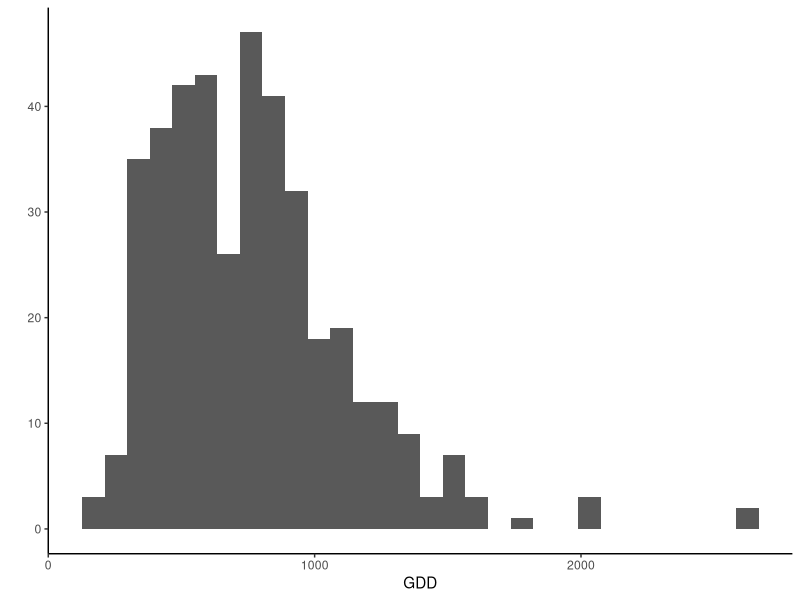
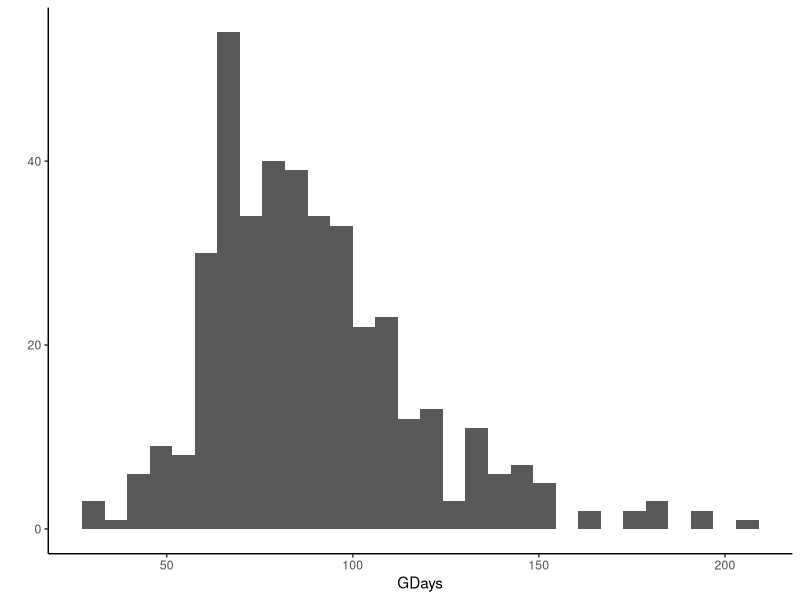
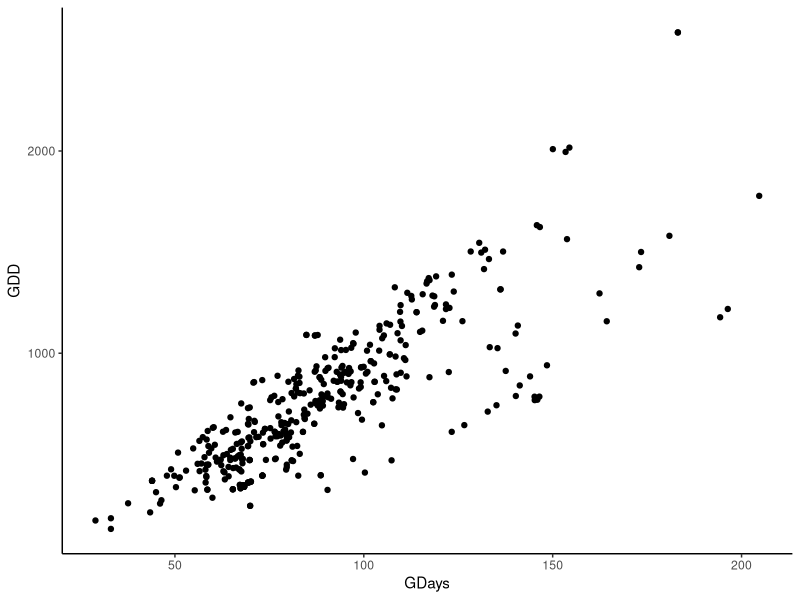
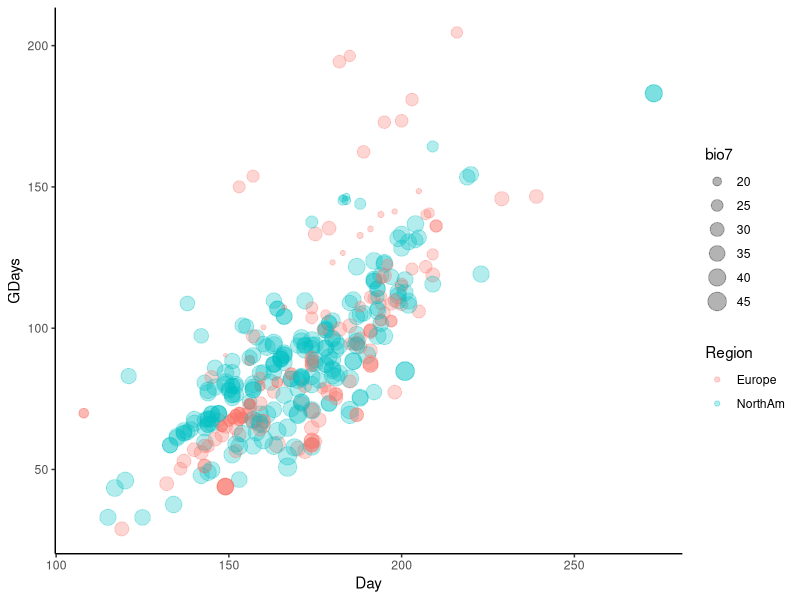
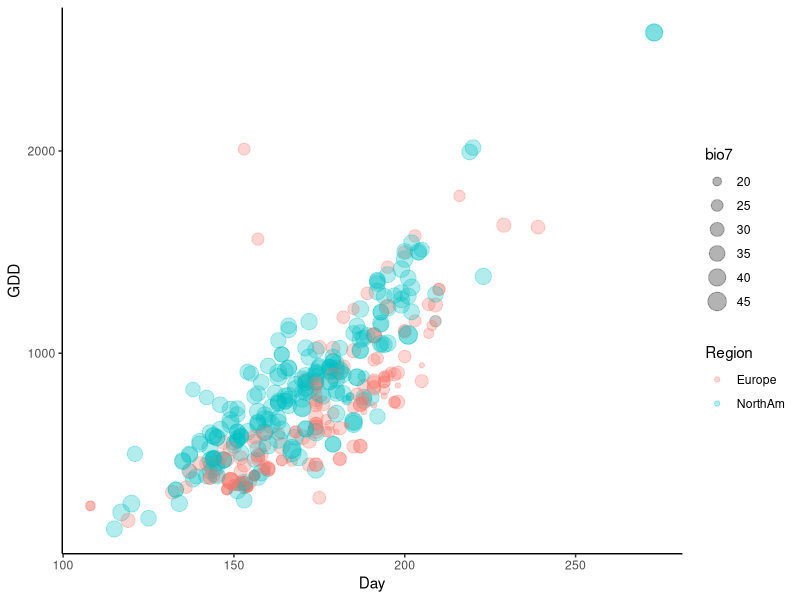

Write R code to recreate these figures, in order. (Note: this script raises an error after producing the figures.)
############################################
## This script briefly explores Growing Degree days data

##############################
## Load functions
##############################
library(ggplot2)
library(gridExtra)

##############################
## Load data
##############################
PopData<-read.csv("Population_Means_wClimate_wGDD.csv")

##############################
## Explore effect of GDD on population means
##############################
# Check normality
qplot(GDD,data=PopData)+theme_classic()
qplot(GDays,data=PopData)+theme_classic()

# How similar are GDD and GDays (i.e. days with avg temps > Tbase? 
qplot(GDays,GDD,data=PopData)+theme_classic()

### Check GDD vs. Day of sampling and season length
png("ClimateCompare/GDD_Day_bio7.png",width=9,height=6,units="in",res=200)
  qplot(x=Day,y=GDD,size=bio7,colour=Region,data=PopData,alpha=I(0.3))+theme_classic()
dev.off()
qplot(x=Day,y=GDays,size=bio7,colour=Region,data=PopData,alpha=I(0.3))+theme_classic()

### Effects on Rosette counts, Proportion and size
RosPlt<-qplot(x=GDD,RosRatio,colour=Region,data=PopData,alpha=I(0.8))+theme_classic()+geom_smooth()
m1<-anova(lm(RosRatio~GDD*Region,PopData))
RosPlt<-RosPlt+geom_text(aes(x=100,y=7.5,label=paste0("P=",round(m1[1,"Pr(>F)"],3))),colour="black")

DensPlt<-qplot(x=GDD,log(RosDens+1),colour=Region,data=PopData,alpha=I(0.8))+theme_classic()+geom_smooth()
m2<-anova(lm(log(RosDens+1)~GDD*Region,PopData))
DensPlt<-DensPlt+geom_text(aes(x=100,y=6,label=paste0("P=",round(m2[1,"Pr(>F)"],3))),colour="black")

RatPlt<-qplot(x=GDD,log(RosSize+1),colour=Region,data=PopData,alpha=I(0.8))+theme_classic()
m3<-anova(lm(log(RosSize+1)~GDD*Region,PopData))
RatPlt<-RatPlt+geom_text(aes(x=100,y=4,label=paste0("P=",round(m3[1,"Pr(>F)"],3))),colour="black")

png("ClimateCompare/GDD_Rosettes.png",width=9,height=6,units="in",res=200)
  grid.arrange(RosPlt,DensPlt,RatPlt,nrow=3)
dev.off()

### Effect on individual plant performance?
FrtPlt<-qplot(GDD,log(Fruits+1),colour=Region,data=PopData)+theme_classic() + xlab("GDays") + ylab ("Log fruits")
m1<-anova(lm(log(Fruits+1)~GDD*Region,PopData))
FrtPlt<-FrtPlt+geom_text(aes(x=150,y=5.5,label=paste0("P=",round(m1[1,"Pr(>F)"],3))),colour="black")

HtPlt<-qplot(GDD,Height,colour=Region,data=PopData)+theme_classic() + xlab("GDays") + ylab ("Height")
m2<-anova(lm(Height~GDD*Region,PopData))
HtPlt<-HtPlt+geom_text(aes(x=150,y=125,label=paste0("P=",round(m2[1,"Pr(>F)"],3))),colour="black")

png("ClimateCompare/GDD_Adults.png",width=9,height=6,units="in",res=200)
  grid.arrange(HtPlt,FrtPlt,nrow=2)
dev.off()

# Herbivory/fungus trends?
qplot(GDD,PctAdultFung,data=PopData)+theme_classic()+geom_smooth()
qplot(GDD,PctRosFung,data=PopData)+theme_classic()+geom_smooth()
qplot(GDD,Herb,data=PopData)+theme_classic()+geom_smooth()




